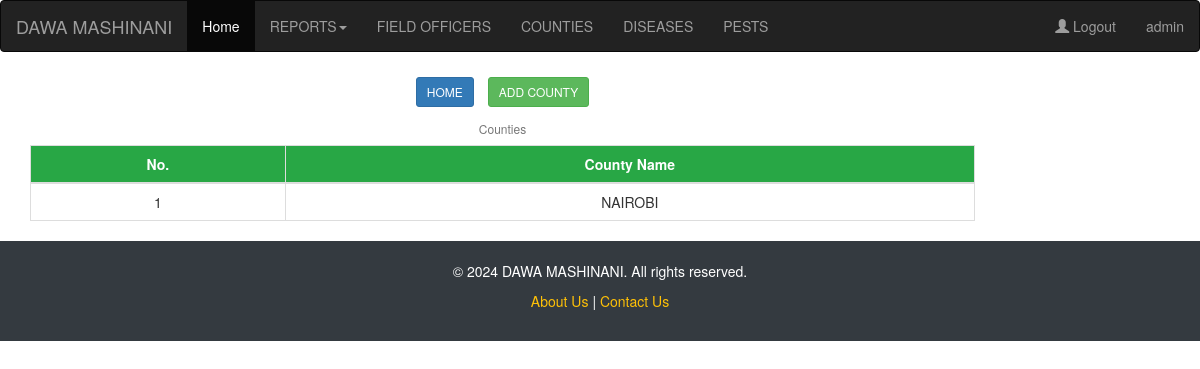
The app's page /searchCounty/ (signed in) with its own data.
### login_app/models.py (models this page shows)
class CustomUser(AbstractUser):
    email = models.EmailField(unique=True)
    phone_number = models.CharField(max_length=15)
    role = models.CharField(max_length=20)  # Assuming roles like 'admin', 'user', etc.
    username = models.CharField(max_length=100, unique=True)
    password = models.CharField(max_length=100)

### counties_app/models.py (models this page shows)
class Counties(models.Model):
    county_name = models.CharField(max_length=200, unique=True)
    created_at = models.DateTimeField(auto_now_add=True)
    updated_at = models.DateTimeField(auto_now=True)

### counties_app/views.py (the view)
# urls.py: path('searchCounty/', views.retrieve_county, name='retrieve_county'),
@never_cache
@login_required
def retrieve_county(request):
    cty=Counties.objects.all().order_by('county_name').values()
    return render(request, 'searchCounty.html', {'counties': cty})

### counties_app/templates/searchCounty.html (shortened to what this page needs)
{%extends 'base.layout.html'%}
{% block content %}
<nav class="navbar navbar-inverse">
    <div class="container-fluid">
      <div class="navbar-header">
        <a class="navbar-brand" href="#">DAWA MASHINANI</a>
      </div>
      <ul class="nav navbar-nav">
        <li class="active"><a href="#">Home</a></li>
        <li class="dropdown"><a class="dropdown-toggle" data-toggle="dropdown" href="#">REPORTS<span class="caret"></span></a>
        </li>
        <li><a href="{% url 'retrieve_field_officer' %}">FIELD OFFICERS</a></li>
        <li><a href="{% url 'retrieve_county' %}">COUNTIES</a></li>
        <li><a href="{% url 'retrieve_disease' %}">DISEASES</a></li>
        <li><a href="{% url 'retrieve_pest' %}">PESTS</a></li>
      </ul>
      <ul class="nav navbar-nav navbar-right">
        <li> <a href="{% url 'logout' %}"> <span class="glyphicon glyphicon-user"></span> Logout</a> </li>
        <li><a href="#"> {{user.username}}</a></li>
      </ul>
    </div>
  </nav>
    <div class="container mt-5">
        <div class="row justify-content-center">
            <div class="col-lg-10">
                <div class="card">
                    <div class="card-body text-center">
                        <div class="mb-3">
                            <a href="{% url 'adminPage' %}" class="btn btn-primary btn-sm btn-custom">HOME</a>
                            <a href="{% url 'create_county' %}" class="btn btn-success btn-sm btn-custom">ADD COUNTY</a>
                        </div>
                        <h6 class="text-muted font-italic">Counties</h6>
                        <div class="table-responsive">
                            <table class="table table-bordered table-hover">
                                <thead>
                                    <tr>
                                        <th>No.</th>
                                        <th>County Name</th>
                                    </tr>
                                </thead>
                                <tbody>
                                    {% for cty in counties %}
                                    <tr>
                                        <td>{{cty.id}}</td>
                                        <td>{{cty.county_name}}</td>
                                    </tr>
                                    {% endfor %}
                                </tbody>
                            </table>
                        </div>
                    </div>
                </div>
            </div>
        </div>
    </div>
{% endblock %}

### counties_app/templates/base.layout.html (style rules this page uses)
table { border-collapse: collapse; width: 100%; }
th, td { text-align: center; padding: 12px; }
th { background-color: #28a745; color: white; }
.btn-custom { margin: 5px; }

### records on screen
CustomUser: username "admin"
Counties: id "1", county_name "NAIROBI"
